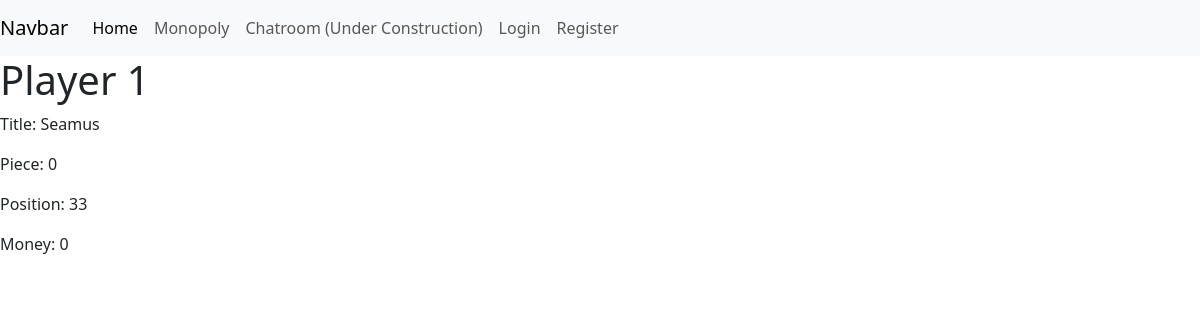
Before: /details/1 with the older database file.
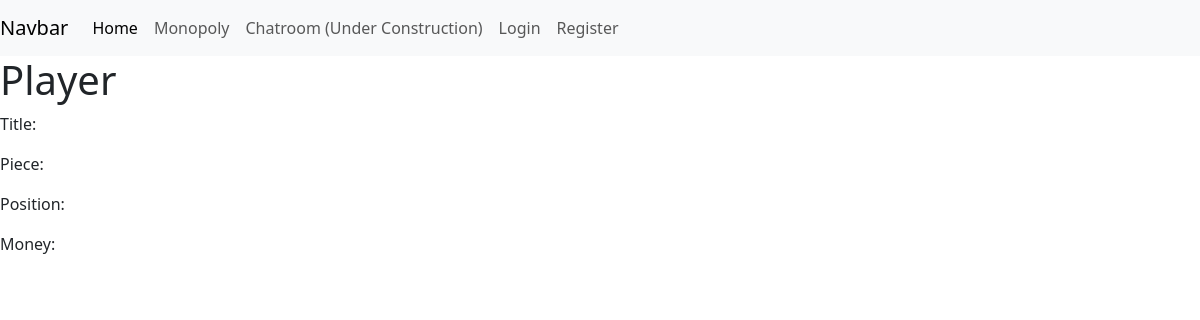
After: the same page with the newer database file.
### models.py (models this page shows, shortened)
class Player(UserMixin, db.Model):
    __tablename__ = "players"
    id: Mapped[int] = mapped_column(primary_key=True)
    title: Mapped[str] = mapped_column(String(30))
    piece: Mapped[int] = mapped_column()
    position: Mapped[int] = mapped_column()
    money: Mapped[int] = mapped_column()
    password_hash: Mapped[Optional[str]] = mapped_column(String(256))
    properties = relationship(
        "Property",
        back_populates="owner",
        cascade="save-update"
    )

### routes/home/home_routes.py (the view)
    @app.route("/details/<id>")
    def details(id):
        player = Player.query.filter(Player.id == id).first()  # Given as list, so we need first
        return render_template("details.html", player=player)

### templates/details.html (shortened to what this page needs)
{% extends "base.html" %}
{% block content %}
<h1>Player {{player.id}}</h1>
<p>Title: {{player.title}}</p>
<p>Piece: {{player.piece}}</p>
<p>Position: {{player.position}}</p>
<p>Money: {{player.money}}</p>
{% endblock %}

### templates/base.html (shortened to what this page needs)
<!DOCTYPE html>
<html lang="en">
<head>
</head>
<body>
    <nav class="navbar navbar-expand-lg navbar-light bg-light">
        <a class="navbar-brand" href="#">Navbar</a>
        <div class="collapse navbar-collapse" id="navbarNavAltMarkup">
            <div class="navbar-nav">
                <a class="nav-item nav-link active" href="/">Home<span class="visually-hidden">(current)</span></a>
                <a class="nav-item nav-link" href="/monopoly">Monopoly</a>
                <a class="nav-item nav-link" href="/chatroom">Chatroom (Under Construction)</a>
                {% if current_user.is_anonymous %}
                <a class="nav-item nav-link" href="/login">Login</a>
                <a class="nav-item nav-link"  href="/register">Register</a>
                {% else %}
                <a class="nav-item nav-link" href="/logout">Logout</a>
                {% endif %}
            </div>
        </div>
    </nav>
    {% block content %}{% endblock %}
</body>
<link rel="stylesheet" href="{{url_for('static', filename='css/base.css')}}" />
<link href="https://cdn.jsdelivr.net/npm/bootstrap@5.3.3/dist/css/bootstrap.min.css" rel="stylesheet"
 />
</html>

### static/css/base.css (style rules this page uses)
body { height: 100%; width: 100%; margin: 0; }
html { height: 100%; width: 100%; margin: 0; }

Changed rows visible on the page:
removed Player: id "1", title "Seamus", piece "0", position "33", money "0"
